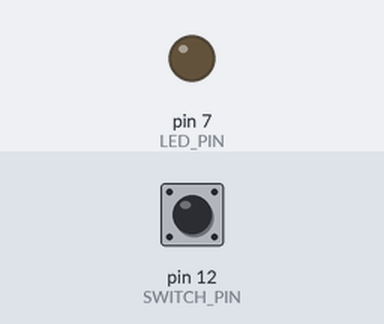
This sketch was run on a simulated Arduino Uno, built with avr-gcc and run on an emulated ATmega328P. On the bench: output pins drawn as LEDs (lit = HIGH). The test bench sets the inputs (shaded band); at power-on: pin 12 (SWITCH_PIN) HIGH.

Above: at 1.2 s.
1.3 s: pin 12 (SWITCH_PIN) pulled LOW for 0.15 s
At 1.42 s:
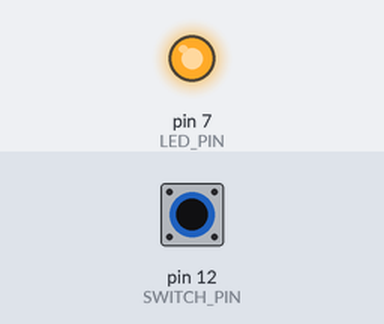
2.9 s: pin 12 (SWITCH_PIN) pulled LOW for 3.2 s
At 7.0 s:
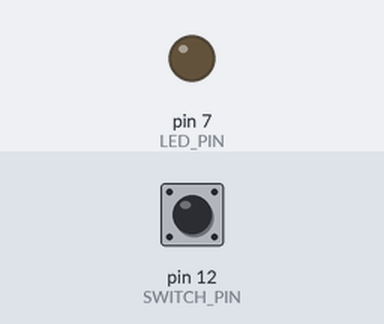
Timing chart, 0 to 8.5 s (numbered marks = the images above; inputs shaded):
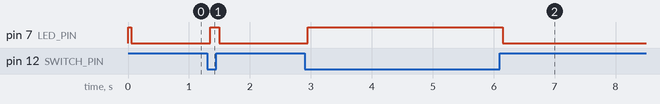

Measured:
- after the input at 1.3 s, pin 7 (LED_PIN): LOW → HIGH after 0.05 s, → LOW 0.15 s later
- after the input at 2.9 s, pin 7 (LED_PIN): LOW → HIGH after 0.05 s, → LOW 3.2 s later

The sketch:

flora_tiltswitch_debouncer.ino
```cpp
const int SWITCH_PIN = 12;
const int LED_PIN = 7;        // built-in LED == 7

int led_state = HIGH;
int reading;
int previous = LOW;

long time = 0;        // the last time the output pin was toggled
long debounce = 50;   // the debounce time, increase if the output flickers

void setup() {
  pinMode(SWITCH_PIN, INPUT);
  digitalWrite(SWITCH_PIN, HIGH);   // turn on the built in pull-up resistor
  pinMode(LED_PIN, OUTPUT);
}

void loop() {
  int switchstate;

  reading = digitalRead(SWITCH_PIN);

  // If the switch changed, due to bounce
  if (reading != previous) {
    // reset the debouncing timer
    time = millis();
  }

  if ((millis() - time) > debounce) {
     // switch has been in same state for "debounce" duration
     switchstate = reading;

    if (switchstate == HIGH)
      led_state = LOW;
    else
      led_state = HIGH;
  }
  digitalWrite(LED_PIN, led_state);

  previous = reading;
}
```
